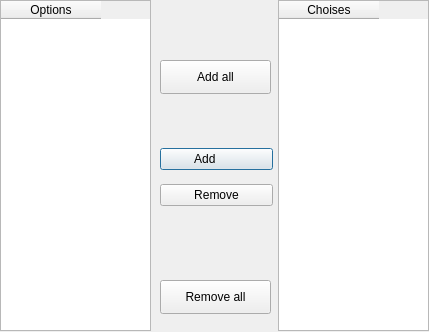
<?xml version="1.0" encoding="UTF-8"?>
<ui version="4.0">
 <class>choseWaveToExtract</class>
 <widget class="QDialog" name="choseWaveToExtract">
  <property name="geometry">
   <rect>
    <x>0</x>
    <y>0</y>
    <width>429</width>
    <height>332</height>
   </rect>
  </property>
  <property name="windowTitle">
   <string>Chose wavelength to extract</string>
  </property>
  <widget class="QTableWidget" name="tableOptions">
   <property name="geometry">
    <rect>
     <x>0</x>
     <y>0</y>
     <width>151</width>
     <height>331</height>
    </rect>
   </property>
   <column>
    <property name="text">
     <string>Options</string>
    </property>
   </column>
  </widget>
  <widget class="QTableWidget" name="tableChoises">
   <property name="geometry">
    <rect>
     <x>278</x>
     <y>0</y>
     <width>151</width>
     <height>331</height>
    </rect>
   </property>
   <column>
    <property name="text">
     <string>Choises</string>
    </property>
   </column>
  </widget>
  <widget class="QWidget" name="layoutWidget">
   <property name="geometry">
    <rect>
     <x>160</x>
     <y>140</y>
     <width>113</width>
     <height>76</height>
    </rect>
   </property>
   <layout class="QGridLayout" name="gridLayout">
    <item row="0" column="0">
     <widget class="QPushButton" name="pbAdd">
      <property name="text">
       <string>Add       </string>
      </property>
      <property name="icon">
       <iconset resource="lstImgs.qrc">
        <normaloff>:/new/icons/imagenInte/go-next.png</normaloff>:/new/icons/imagenInte/go-next.png</iconset>
      </property>
     </widget>
    </item>
    <item row="1" column="0">
     <widget class="QPushButton" name="pbRemove">
      <property name="text">
       <string>Remove</string>
      </property>
      <property name="icon">
       <iconset resource="lstImgs.qrc">
        <normaloff>:/new/icons/imagenInte/go-previous.png</normaloff>:/new/icons/imagenInte/go-previous.png</iconset>
      </property>
     </widget>
    </item>
   </layout>
  </widget>
  <widget class="QPushButton" name="pbAddAll">
   <property name="geometry">
    <rect>
     <x>160</x>
     <y>60</y>
     <width>111</width>
     <height>34</height>
    </rect>
   </property>
   <property name="text">
    <string>Add all</string>
   </property>
   <property name="icon">
    <iconset resource="lstImgs.qrc">
     <normaloff>:/new/icons/imagenInte/go-last.png</normaloff>:/new/icons/imagenInte/go-last.png</iconset>
   </property>
  </widget>
  <widget class="QPushButton" name="pbRemoveAll">
   <property name="geometry">
    <rect>
     <x>160</x>
     <y>280</y>
     <width>111</width>
     <height>34</height>
    </rect>
   </property>
   <property name="text">
    <string>Remove all</string>
   </property>
   <property name="icon">
    <iconset resource="lstImgs.qrc">
     <normaloff>:/new/icons/imagenInte/go-first.png</normaloff>:/new/icons/imagenInte/go-first.png</iconset>
   </property>
  </widget>
 </widget>
 <resources>
  <include location="lstImgs.qrc"/>
 </resources>
 <connections/>
</ui>
